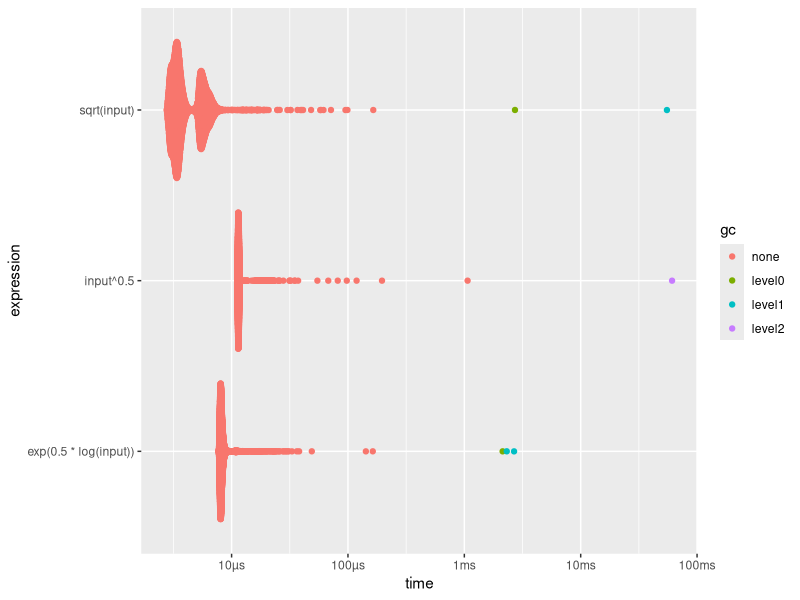

Here is the R script that generated this plot:
input <- 1:1000

bm <-
  bench::mark(
    sqrt(input),
    input^0.5,
    exp(0.5 * log(input))
  )

bm

tibble::glimpse(bm)

plot(bm)  # requires tidyr,
          # ggplot2,
          # and ggbeeswarm
